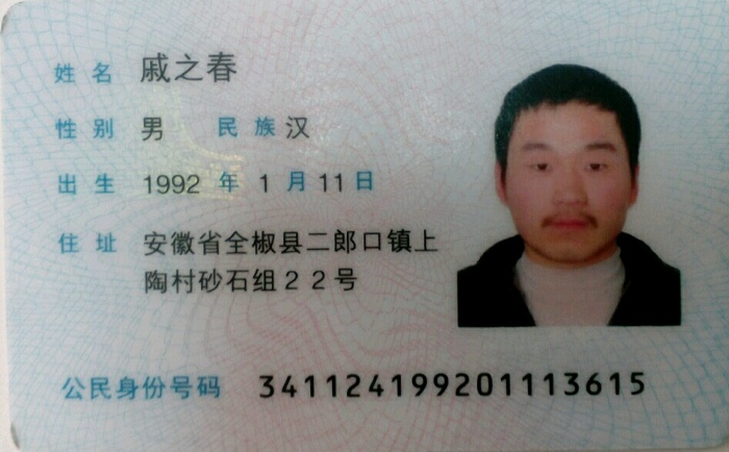
#> input picture ID_Card_for_test.png, 729 x 452 px, shrunk from 1400 x 868 before the run, given in place of .png, which was not available
$ python CornweHarris.py
#> lines starting #> are read from the running program, lines starting #| are printed output that depends on the picture; pictures that were not available may be replaced by others from this repository, and a replacement may not be noted
import cv2 as cv
from matplotlib import pyplot as plt
import numpy as np
img = cv.imread('.png')
#> img is the input picture: shape (452, 729, 3); mean B, G, R 143, 144.4, 143
gray = cv.cvtColor(img,cv.COLOR_BGR2GRAY)
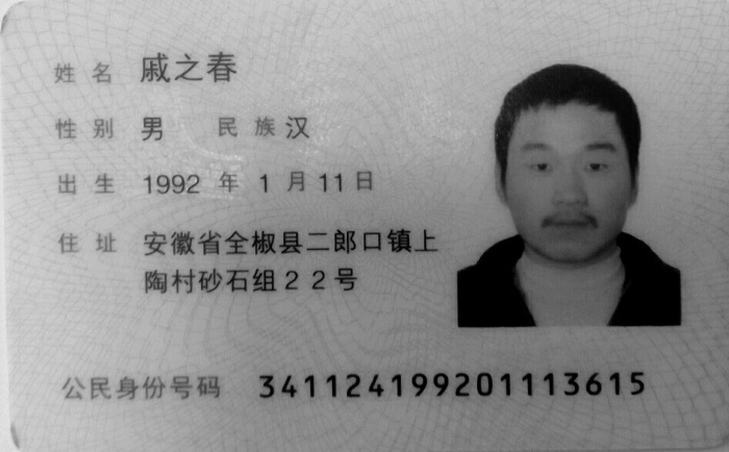
#> gray: shape (452, 729); min 0, max 231, mean 143.8
cv.namedWindow('lena',cv.WINDOW_AUTOSIZE)
cv.imshow('lena',gray)

hrria=cv.cornerHarris(gray, 2, 3, 0.05)
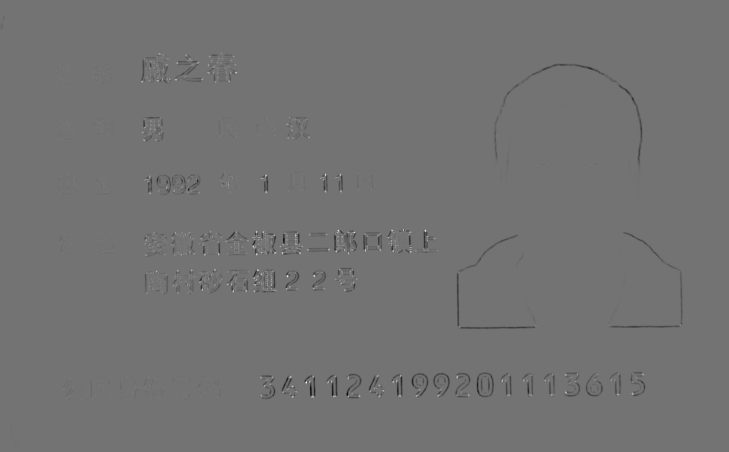
#> hrria: shape (452, 729) float32; min -0.00139, max 0.00168, mean -5.55e-06; drawn with min black and max white
#img1 = cv.threshold(hrria, 0.00001, 255, cv.THRESH_BINARY)
#print(img1)
#img[hrria>0.01*hrria.max()]=[0,0,255]
cv.imshow('harris', hrria)
k = cv.waitKey(0)
#> (key Esc is pressed here)
if k == 27:
    cv.destroyAllWindows()

plt.imshow(img, cmap='gray', interpolation='bicubic')

$ run again, on 2.jpg
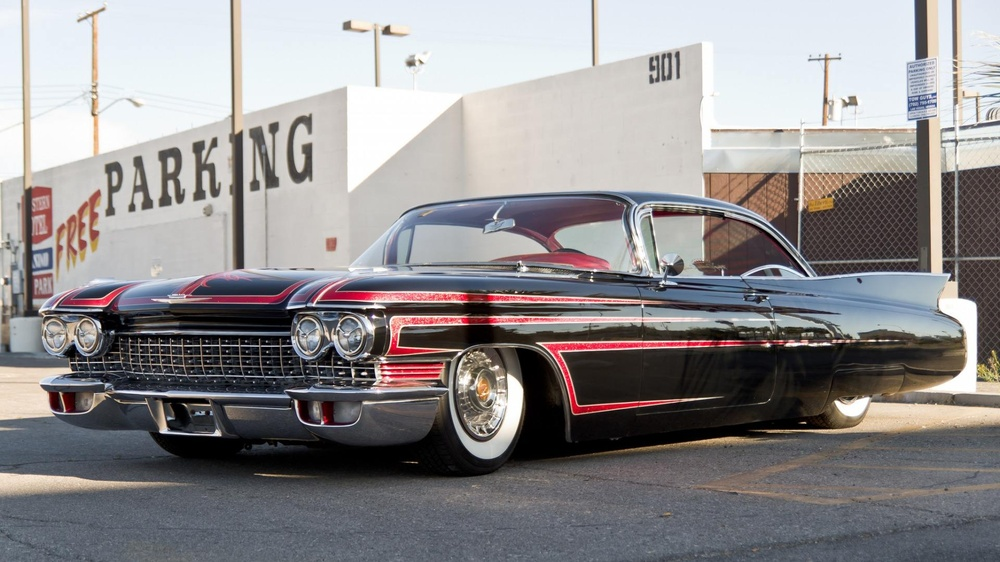
#> input picture 2.jpg, 1000 x 562 px, shrunk from 1920 x 1080 before the run, given in place of .png, which was not available
#> img is the input picture: shape (562, 1000, 3); mean B, G, R 141.3, 139.9, 142.9
#> `gray = cv.cvtColor(img,cv.COLOR_BGR2GRAY)`:
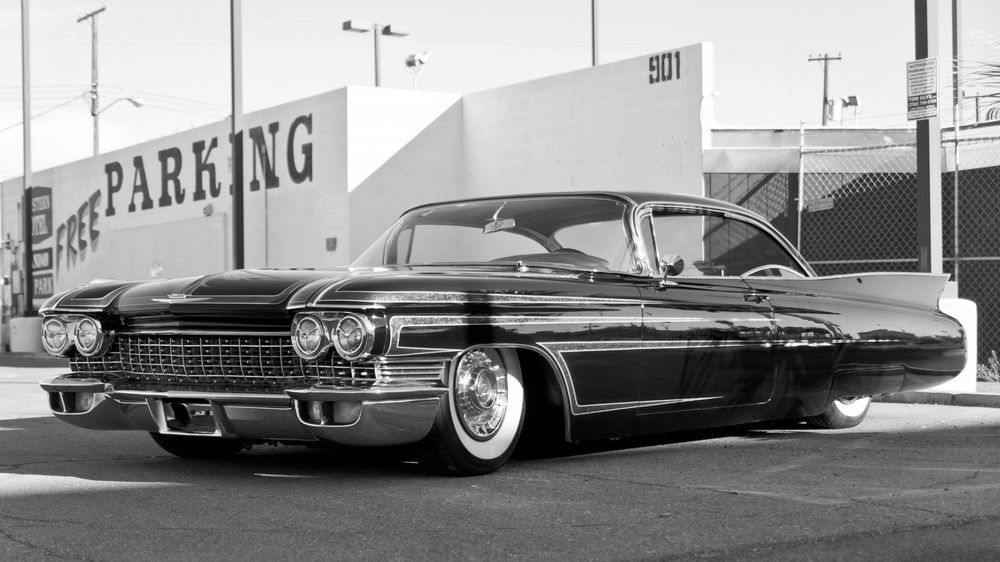
#> gray: shape (562, 1000); min 0, max 255, mean 141
#> `hrria=cv.cornerHarris(gray, 2, 3, 0.05)`:
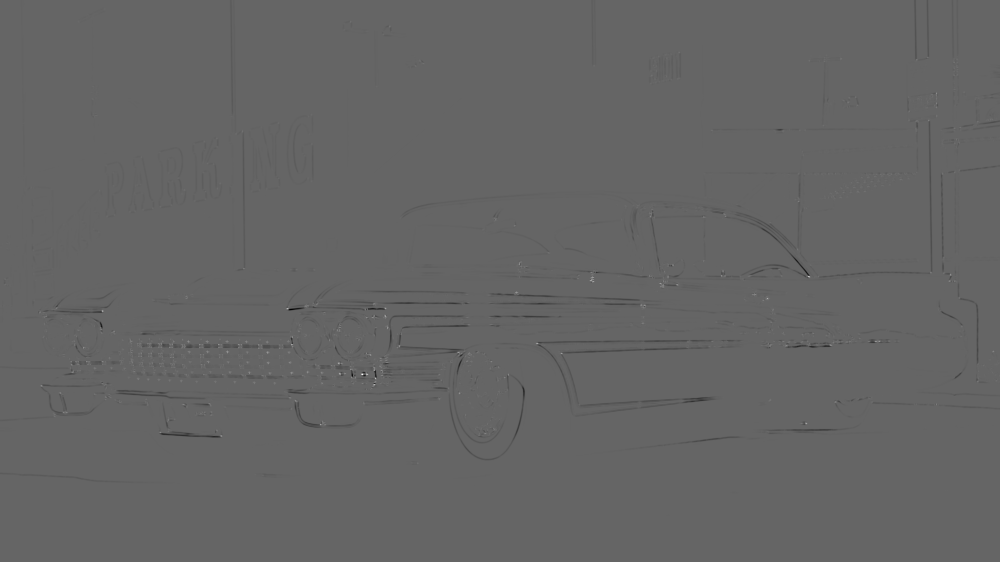
#> hrria: shape (562, 1000) float32; min -0.0224, max 0.034, mean -9.75e-05; drawn with min black and max white
